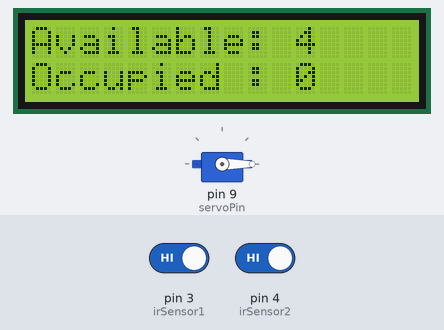
Bench run of a sketch on a simulated Arduino Uno, built with avr-gcc and run on an emulated ATmega328P. Parts: servo, 16×2 character LCD. The inputs (shaded band) are chosen by the test bench; at power-on: pin 3 (irSensor1) HIGH, pin 4 (irSensor2) HIGH. What the sketch prints to the serial monitor is not drawn.

Above: at 3.3 s.
3.4 s: pin 3 (irSensor1) driven LOW
At 4.4 s:
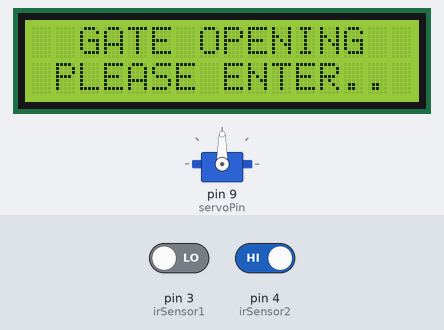
4.9 s: pin 4 (irSensor2) driven LOW
At 6.8 s:
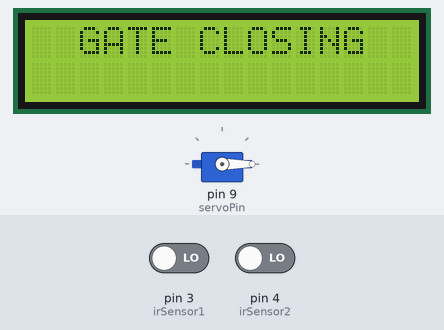
7.9 s: pin 3 (irSensor1) driven HIGH
At 9.1 s:
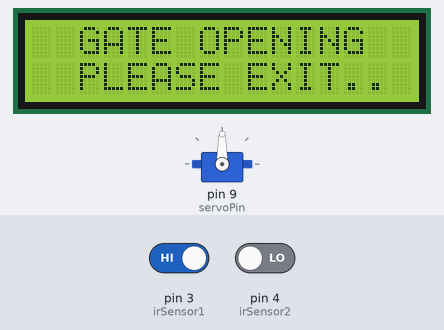
9.4 s: pin 3 (irSensor1) driven LOW
At 10.2 s:
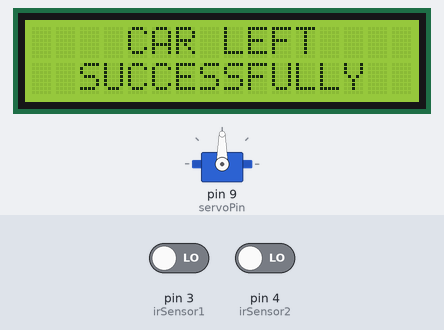
10.9 s: pin 3 (irSensor1) driven HIGH
At 14.3 s:
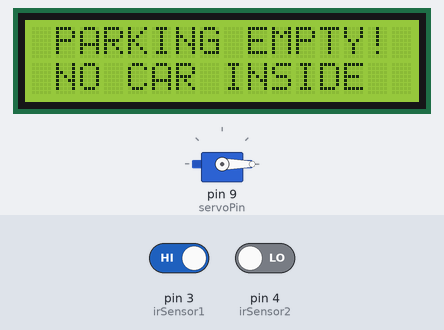
Timing chart, 0 to 15.8 s (numbered marks = the images above; inputs shaded):
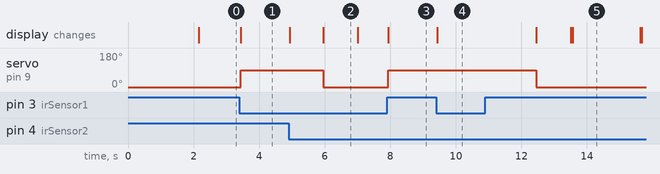

Measured:
- after the input at 3.4 s, servo on pin 9 (servoPin): 0° → 90° at once; the display: changes at once (image 1)
- after the input at 4.9 s, servo on pin 9 (servoPin): 90° → 0° after 1.1 s; the display: first changes at once (image 2 shows a later state)
- after the input at 7.9 s, servo on pin 9 (servoPin): 0° → 90° at once; the display: changes at once (image 3)
- after the input at 9.4 s, the display: changes at once (image 4)
- after the input at 10.9 s, the display: first differs from a run without the input after 2.7 s (image 5)
- what the display in image 2 shows lasts 1.0 s, from 6.0 s to 7.0 s

The sketch:

car_parking_system.ino
```cpp
#include <Servo.h>
#include <Wire.h>
#include <LiquidCrystal_I2C.h>

// Pins define karein (As per your current code)
const int irSensor1 = 3; // Entry Sensor Pin 3 par
const int irSensor2 = 4; // Exit Sensor Pin 4 par
const int servoPin  = 9; // Servo Motor Pin 9 par

Servo myServo;
// LCD address aamtaur par 0x27 ya 0x3F hota hai (16 columns, 2 rows)
LiquidCrystal_I2C lcd(0x27, 16, 2);

const int totalSlots = 4;
int occupiedSlots = 0;

void setup() {
  Serial.begin(9600);

  pinMode(irSensor1, INPUT);
  pinMode(irSensor2, INPUT);

  myServo.attach(servoPin);
  myServo.write(0); // Shuruat me gate band (0 degree)

  // LCD Initialize karein
  lcd.init();
  lcd.backlight();

  // Welcome Screen
  lcd.setCursor(0, 0);
  lcd.print(" SMART PARKING ");
  lcd.setCursor(0, 1);
  lcd.print("  SYSTEM READY  ");
  Serial.println("--- SMART PARKING SYSTEM READY ---");
  delay(2000);

  updateDisplay(); // Pehli baar screen status dekhane ke liye
}

void loop() {
  int s1 = digitalRead(irSensor1);
  int s2 = digitalRead(irSensor2);

  // ================= 1. ENTRY SCENARIO (Pin 3 First) =================
  if (s1 == LOW && s2 == HIGH) {
    if (occupiedSlots < totalSlots) {

      // LCD & Serial par Gate Open status
      Serial.println("\n[ENTRY] First Detection at D3 -> Gate Open!");
      lcd.clear();
      lcd.setCursor(0, 0);
      lcd.print("  GATE OPENING  ");
      lcd.setCursor(0, 1);
      lcd.print(" PLEASE ENTER.. ");

      myServo.write(90); // Gate khol do

      // 4 second ka timeout
      unsigned long startTime = millis();
      bool crossedD4 = false;

      while (millis() - startTime < 4000) {
        if (digitalRead(irSensor2) == LOW) {
          crossedD4 = true;
          break;
        }
      }

      if (crossedD4) {
        occupiedSlots++;
        Serial.println("[SUCCESS] Car Entered successfully!");
        lcd.clear();
        lcd.setCursor(0, 0);
        lcd.print("  CAR ENTERED   ");
        lcd.setCursor(0, 1);
        lcd.print("  SUCCESSFULLY  ");
      } else {
        Serial.println("[TIMEOUT/CANCEL] Gate open hua par gadi andar nahi gayi.");
        lcd.clear();
        lcd.setCursor(0, 0);
        lcd.print("TIMEOUT / CANCEL");
      }

      delay(1000); // Gate 1 second khula rahega

      lcd.clear();
      lcd.setCursor(0, 0);
      lcd.print("  GATE CLOSING  ");
      myServo.write(0);  // Gate Band
      delay(1000);

      updateDisplay(); // Wapas slots status dikhao
    }
    else {
      Serial.println("\n[ALERT] Parking FULL! Entry Denied.");
      lcd.clear();
      lcd.setCursor(0, 0);
      lcd.print("  PARKING FULL  ");
      lcd.setCursor(0, 1);
      lcd.print(" ENTRY DENIED!  ");
      delay(2000);
      updateDisplay();
    }
  }

  // ================= 2. EXIT SCENARIO (Pin 4 First) =================
  if (s2 == LOW && s1 == HIGH) {
    if (occupiedSlots > 0) {

      Serial.println("\n[EXIT] First Detection at D4 -> Gate Open!");
      lcd.clear();
      lcd.setCursor(0, 0);
      lcd.print("  GATE OPENING  ");
      lcd.setCursor(0, 1);
      lcd.print("  PLEASE EXIT.. ");

      myServo.write(90); // Gate khol do

      // 4 second ka timeout
      unsigned long startTime = millis();
      bool crossedD3 = false;

      while (millis() - startTime < 4000) {
        if (digitalRead(irSensor1) == LOW) {
          crossedD3 = true;
          break;
        }
      }

      if (crossedD3) {
        occupiedSlots--;
        Serial.println("[SUCCESS] Car Left successfully!");
        lcd.clear();
        lcd.setCursor(0, 0);
        lcd.print("    CAR LEFT    ");
        lcd.setCursor(0, 1);
        lcd.print("  SUCCESSFULLY  ");
      } else {
        Serial.println("[TIMEOUT/CANCEL] Gate open hua par gadi baahir nahi gayi.");
        lcd.clear();
        lcd.setCursor(0, 0);
        lcd.print("TIMEOUT / CANCEL");
      }

      delay(3000); // Gate 1 second khula rahega

      lcd.clear();
      lcd.setCursor(0, 0);
      lcd.print("  GATE CLOSING  ");
      myServo.write(0);  // Gate Band
      delay(1000);

      updateDisplay(); // Wapas slots status dikhao
    }
    else {
      Serial.println("\n[ALERT] Parking empty! No car to exit.");
      lcd.clear();
      lcd.setCursor(0, 0);
      lcd.print(" PARKING EMPTY! ");
      lcd.setCursor(0, 1);
      lcd.print(" NO CAR INSIDE  ");
      delay(2000);
      updateDisplay();
    }
  }
}

// LCD aur Serial par hamesha live status update karne ka function
void updateDisplay() {
  int remainingSlots = totalSlots - occupiedSlots;

  // Serial Monitor Output
  Serial.print("Total Slots: "); Serial.print(totalSlots);
  Serial.print(" | Occupied: "); Serial.print(occupiedSlots);
  Serial.print(" | Remaining Slots: "); Serial.println(remainingSlots);
  Serial.println("-------------------------------------------");

  // I2C LCD Output
  lcd.clear();
  lcd.setCursor(0, 0);
  lcd.print("Available: ");
  lcd.print(remainingSlots); // Khali slots dikhayega

  lcd.setCursor(0, 1);
  lcd.print("Occupied : ");
  lcd.print(occupiedSlots);  // Bhari hui slots dikhayega
}
```
